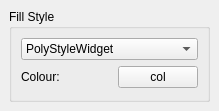
<ui version="4.0" >
 <author></author>
 <comment></comment>
 <exportmacro></exportmacro>
 <class>QgsFillStyleWidgetBase</class>
 <widget class="QWidget" name="QgsFillStyleWidgetBase" >
  <property name="geometry" >
   <rect>
    <x>0</x>
    <y>0</y>
    <width>219</width>
    <height>111</height>
   </rect>
  </property>
  <property name="windowTitle" >
   <string>Form1</string>
  </property>
  <layout class="QGridLayout" >
   <property name="margin" >
    <number>9</number>
   </property>
   <property name="spacing" >
    <number>6</number>
   </property>
   <item row="0" column="0" >
    <widget class="QGroupBox" name="grpFill" >
     <property name="title" >
      <string>Fill Style</string>
     </property>
     <layout class="QGridLayout" >
      <property name="margin" >
       <number>9</number>
      </property>
      <property name="spacing" >
       <number>6</number>
      </property>
      <item row="1" column="1" >
       <widget class="QPushButton" name="colFillColour" >
        <property name="sizePolicy" >
         <sizepolicy>
          <hsizetype>0</hsizetype>
          <vsizetype>0</vsizetype>
          <horstretch>0</horstretch>
          <verstretch>0</verstretch>
         </sizepolicy>
        </property>
        <property name="minimumSize" >
         <size>
          <width>50</width>
          <height>0</height>
         </size>
        </property>
        <property name="text" >
         <string>col</string>
        </property>
       </widget>
      </item>
      <item row="1" column="0" >
       <widget class="QLabel" name="txtFillColour" >
        <property name="text" >
         <string>Colour:</string>
        </property>
       </widget>
      </item>
      <item row="0" column="0" colspan="2" >
       <widget class="QComboBox" name="fptFillPattern" >
        <item>
         <property name="text" >
          <string>PolyStyleWidget</string>
         </property>
        </item>
       </widget>
      </item>
     </layout>
    </widget>
   </item>
  </layout>
 </widget>
 <layoutdefault spacing="6" margin="11" />
 <pixmapfunction>qPixmapFromMimeSource</pixmapfunction>
 <resources/>
 <connections/>
</ui>
